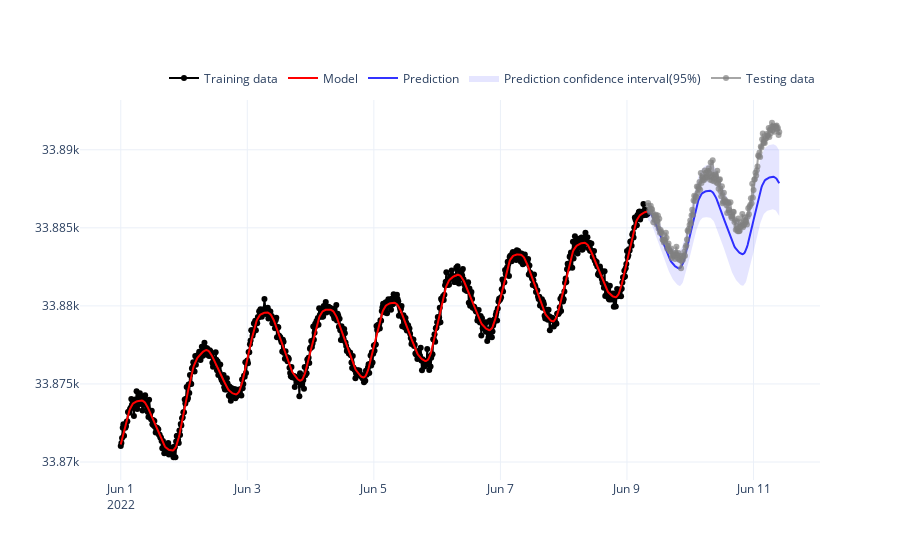

Notebook source saved alongside this figure:
### Code cell
#predict with model and plot result

model.predict(df_test.index)

Visualizer.iplot(model, df_test.index, df_test.value)

### Figure 1 — Plotly figure (JSON) as saved in the notebook; plotly's stock layout.template omitted (floating-point values rounded to 4 significant figures; data arrays with more than 128 entries replaced by an {"elided": "..."} marker saying what was removed)
{"data": [{"line": {"color": "rgba(0,0,0, 1)"}, "mode": "markers+lines", "name": "Training data", "type": "scatter", "x": {"elided": "800 str values"}, "y": {"elided": "800 float values"}}, {"line": {"color": "rgba(255,0,0, 1)"}, "mode": "lines", "name": "Model", "type": "scatter", "x": {"elided": "800 str values"}, "y": {"elided": "800 float values"}}, {"line": {"color": "rgba(0,0,255, .8)"}, "mode": "lines", "name": "Prediction", "type": "scatter", "x": {"elided": "200 str values"}, "y": {"elided": "200 float values"}}, {"fill": "toself", "fillcolor": "rgba(0,0,255,.1)", "line": {"color": "rgba(255,255,255,0)"}, "name": "Prediction confidence interval(95%)", "showlegend": true, "type": "scatter", "x": {"elided": "400 str values"}, "y": {"elided": "400 float values"}}, {"line": {"color": "rgba(128,128,128, .7)"}, "mode": "markers+lines", "name": "Testing data", "type": "scatter", "x": {"elided": "200 str values"}, "y": {"elided": "200 float values"}}], "layout": {"legend": {"orientation": "h", "x": 1, "xanchor": "right", "y": 1.02, "yanchor": "bottom"}, "yaxis": {"automargin": true}}}
